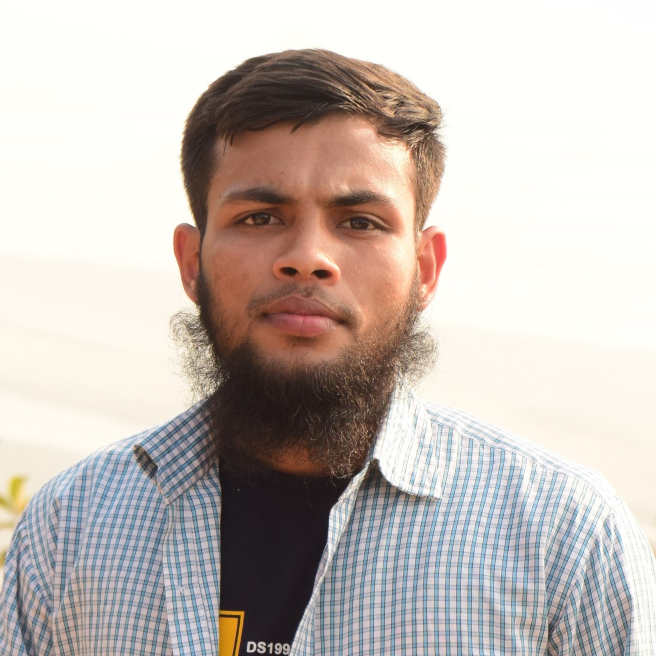
#> input picture myph2.JPG, 1968 x 1968 px, found by its file name (shown at 1/3 size)
$ python 'Lab_1(b).py'
#> lines starting #> are read from the running program, lines starting #| are printed output that depends on the picture; after the words box and inside, x2 and y2 are one past the last pixel; in counts of white or black regions, pixels touching at a corner belong together
import numpy as np
import cv2
import matplotlib.pyplot as plt

path = 'Digital Image Processing/myph2.jpg'
img = cv2.imread(path,0)
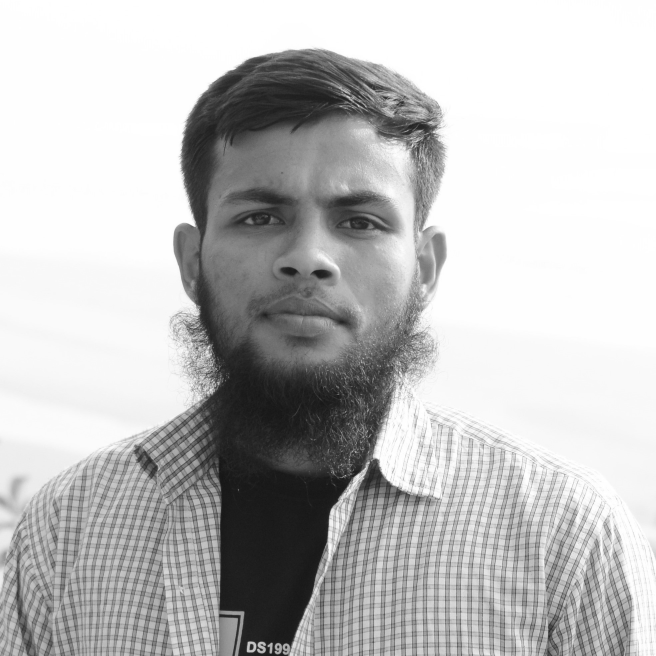
#> img: shape (1968, 1968) (shown at 1/3 size); min 19, max 255, mean 190.8
img = cv2.resize(img,(512,512))
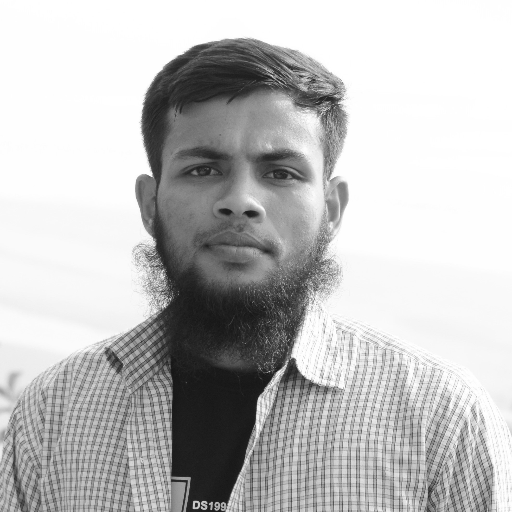
#> img: shape (512, 512); min 21, max 255, mean 190.7

h,w = img.shape
#> h = 512; w = 512

image_list = []

image_list.append(img.copy())
for i in range(7):
    for j in range(h):
        for k in range(w):
            img[j][k] = img[j][k] >> 1

    image_list.append(img.copy())
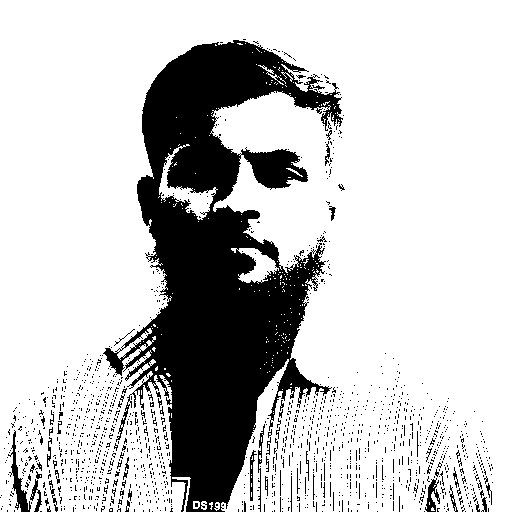
#> img: shape (512, 512); values 0 (black) and 1 (white), 78% white; 1508 black regions (1464 under 20 px), largest, box (x1, y1, x2, y2) and area: (103, 40, 343, 512) 50749, (8, 430, 31, 512) 493, (425, 478, 440, 512) 239
#> after the loop, image_list = 8 items

r,c =2,4
idx = 0
plt.figure(figsize= (12,6))
for i in range(r):
    for j in range(c):
        plt.subplot(r,c,idx+1)
        plt.imshow(image_list[idx],cmap ='gray')
        plt.title(f'{8-idx} bit')
        idx +=1
#> after the loop, idx = 8


plt.tight_layout()
plt.show()
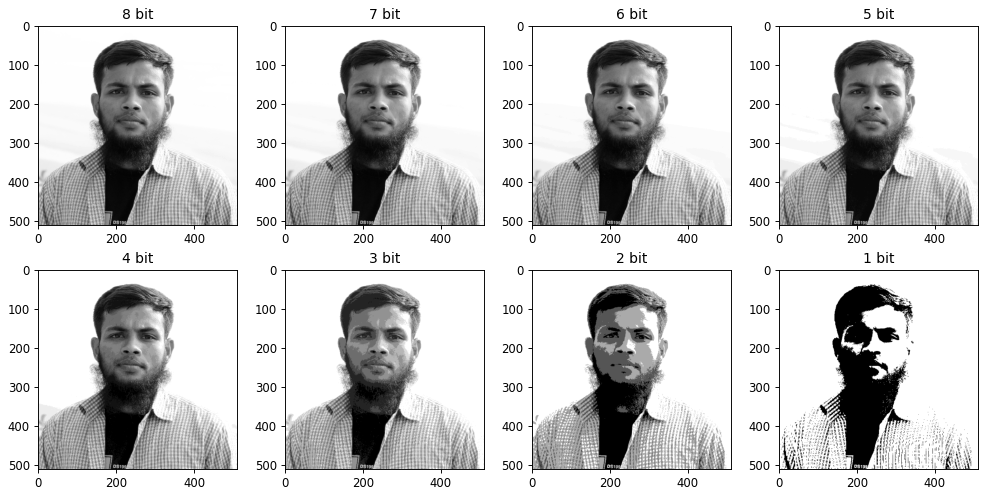
#> figure drawn by matplotlib, 8 panels

$ run again, with myph1.jpg copied over myph2.JPG
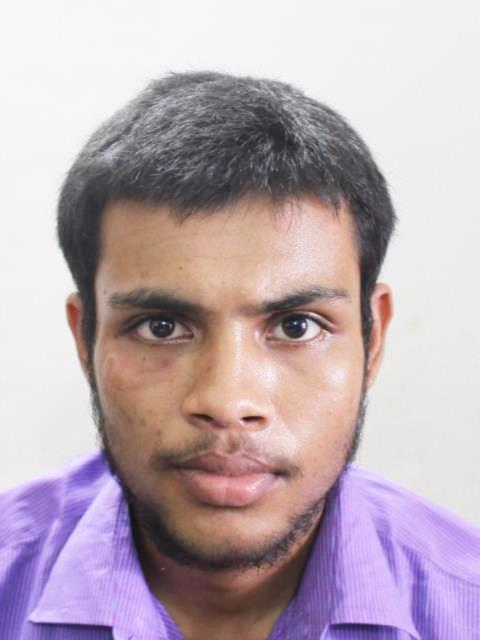
#> input picture myph1.jpg, 480 x 640 px, found by its file name
#> `img = cv2.resize(img,(512,512))`:
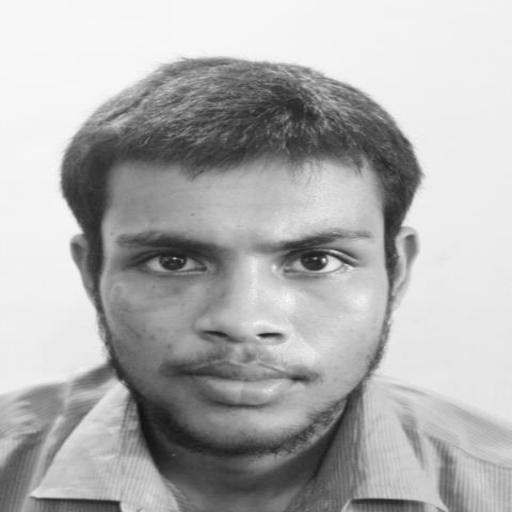
#> img: shape (512, 512); min 13, max 250, mean 176.1
#> after the loop `for i in range(7):`:
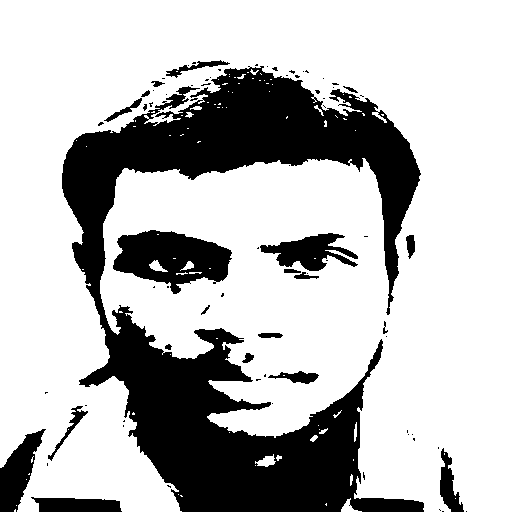
#> img: shape (512, 512); values 0 (black) and 1 (white), 73.2% white; 77 black regions (56 under 20 px), largest, box (x1, y1, x2, y2) and area: (62, 66, 424, 512) 57951, (113, 230, 232, 294) 4664, (260, 233, 358, 271) 1890
#> after the loop `for i in range(7):`: image_list = 8 items
#> after the loop `for i in range(r):`: idx = 8
